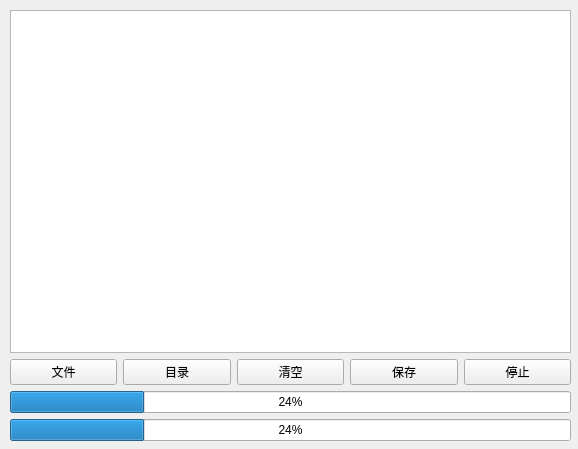
<?xml version="1.0" encoding="UTF-8"?>
<ui version="4.0">
 <class>Form</class>
 <widget class="QWidget" name="Form">
  <property name="geometry">
   <rect>
    <x>0</x>
    <y>0</y>
    <width>578</width>
    <height>449</height>
   </rect>
  </property>
  <property name="windowTitle">
   <string>Form</string>
  </property>
  <widget class="QWidget" name="gridLayoutWidget">
   <property name="geometry">
    <rect>
     <x>10</x>
     <y>10</y>
     <width>561</width>
     <height>431</height>
    </rect>
   </property>
   <layout class="QGridLayout" name="gridLayout">
    <item row="1" column="4">
     <widget class="QPushButton" name="pushButton_5">
      <property name="font">
       <font>
        <family>宋体</family>
       </font>
      </property>
      <property name="text">
       <string>停止</string>
      </property>
     </widget>
    </item>
    <item row="1" column="2">
     <widget class="QPushButton" name="pushButton_3">
      <property name="font">
       <font>
        <family>宋体</family>
       </font>
      </property>
      <property name="text">
       <string>清空</string>
      </property>
     </widget>
    </item>
    <item row="1" column="0">
     <widget class="QPushButton" name="pushButton_1">
      <property name="font">
       <font>
        <family>宋体</family>
       </font>
      </property>
      <property name="text">
       <string>文件</string>
      </property>
     </widget>
    </item>
    <item row="0" column="0" colspan="5">
     <widget class="QTextBrowser" name="textBrowser_1">
      <property name="font">
       <font>
        <family>宋体</family>
       </font>
      </property>
     </widget>
    </item>
    <item row="1" column="3">
     <widget class="QPushButton" name="pushButton_4">
      <property name="font">
       <font>
        <family>宋体</family>
       </font>
      </property>
      <property name="text">
       <string>保存</string>
      </property>
     </widget>
    </item>
    <item row="1" column="1">
     <widget class="QPushButton" name="pushButton_2">
      <property name="font">
       <font>
        <family>宋体</family>
       </font>
      </property>
      <property name="text">
       <string>目录</string>
      </property>
     </widget>
    </item>
    <item row="4" column="0" colspan="5">
     <widget class="QProgressBar" name="progressBar_2">
      <property name="value">
       <number>24</number>
      </property>
     </widget>
    </item>
    <item row="3" column="0" colspan="5">
     <widget class="QProgressBar" name="progressBar_1">
      <property name="value">
       <number>24</number>
      </property>
     </widget>
    </item>
   </layout>
  </widget>
 </widget>
 <resources/>
 <connections/>
</ui>
